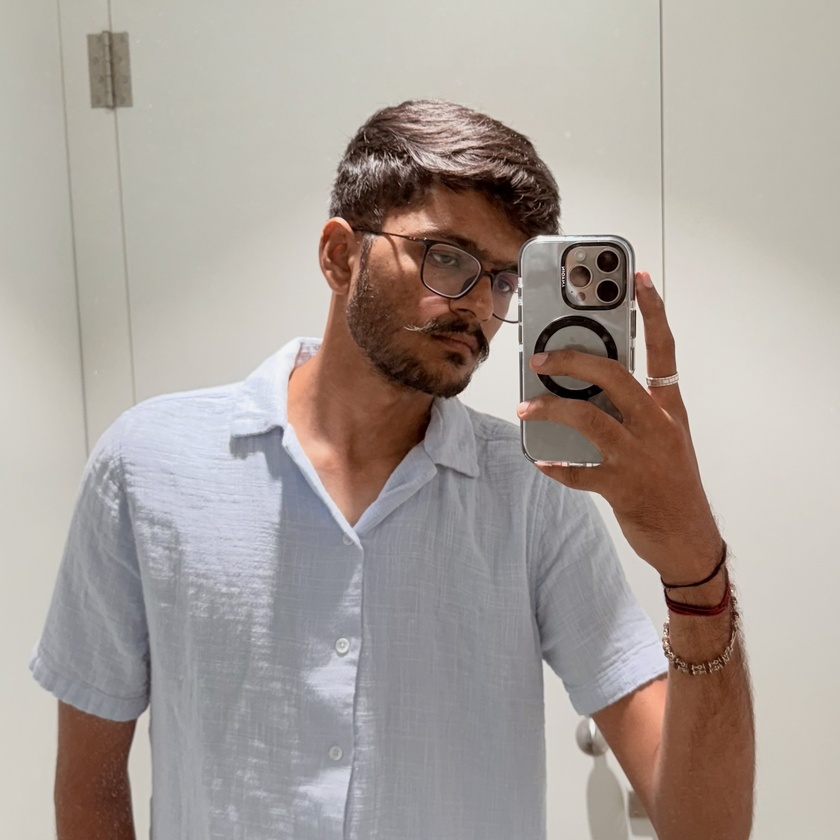
#> input picture apps/website/src/assets/profile.jpg, 840 x 840 px, shrunk from 2190 x 2190 before the run
$ python -i postprocessor.py   (imports and definitions only)
#> lines starting #> are read from the running program, lines starting #| are printed output that depends on the picture
#> further down, picture is the input picture: shape (840, 840, 3); mean B, G, R 153.3, 159.3, 168.7
import cv2
import numpy as np
import logging

logger = logging.getLogger(__name__)

class ImagePostprocessor:
    """
    Utilities for enhancing AI outputs (Post-Processing).
    """

    @staticmethod
    def auto_contrast(image: np.ndarray, clip_limit: float = 2.0) -> np.ndarray:
        """
        Apply CLAHE (Contrast Limited Adaptive Histogram Equalization) to L-channel.
        """
#> called with clip_limit = 1.2
        try:
            # Convert to LAB
            lab = cv2.cvtColor(image, cv2.COLOR_BGR2LAB)
#> lab: shape (840, 840, 3); mean of channels 0, 1, 2 167.9, 131.1, 132.9
            l, a, b = cv2.split(lab)
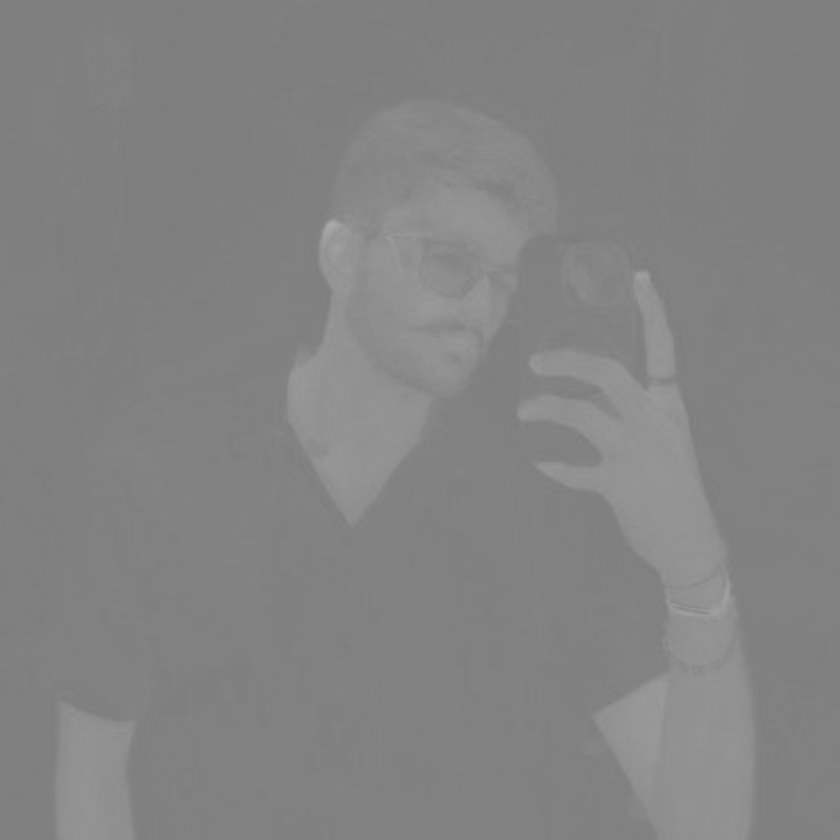
#> a: shape (840, 840); min 123, max 170, mean 131.1

            # Apply CLAHE to L-channel
            clahe = cv2.createCLAHE(clipLimit=clip_limit, tileGridSize=(8, 8))
            cl = clahe.apply(l)
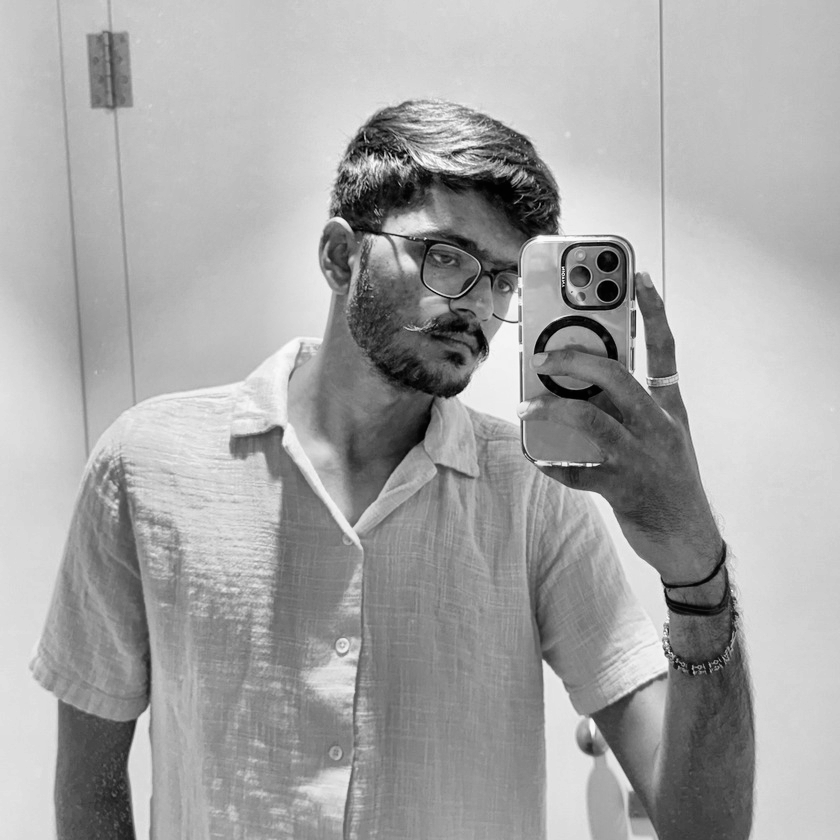
#> cl: shape (840, 840); min 1, max 255, mean 165.6

            # Merge
            limg = cv2.merge((cl, a, b))
#> limg: shape (840, 840, 3); mean of channels 0, 1, 2 165.6, 131.1, 132.9

            # Convert back to BGR
            return cv2.cvtColor(limg, cv2.COLOR_LAB2BGR)
        except Exception as e:
            logger.error(f"Auto contrast failed: {e}")
            return image

    @staticmethod
    def boost_saturation(image: np.ndarray, factor: float = 1.3) -> np.ndarray:
        """
        Boost saturation of the image.
        """
#> called with factor = 1.2
        try:
            hsv = cv2.cvtColor(image, cv2.COLOR_BGR2HSV).astype("float32")
            (h, s, v) = cv2.split(hsv)
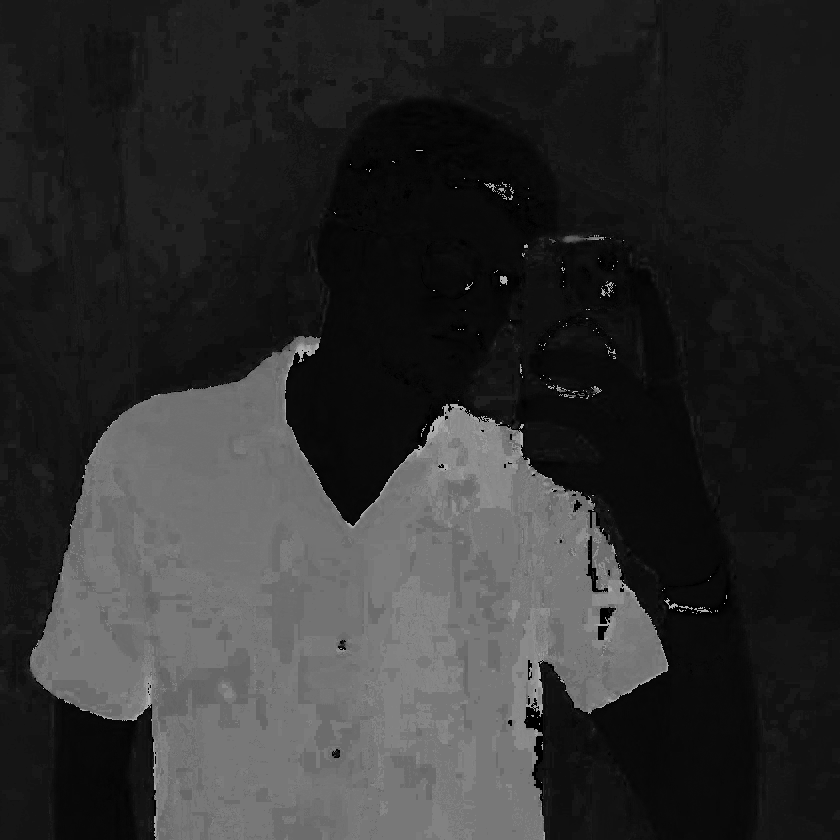
#> h: shape (840, 840) float32; min 0, max 179, mean 47.6
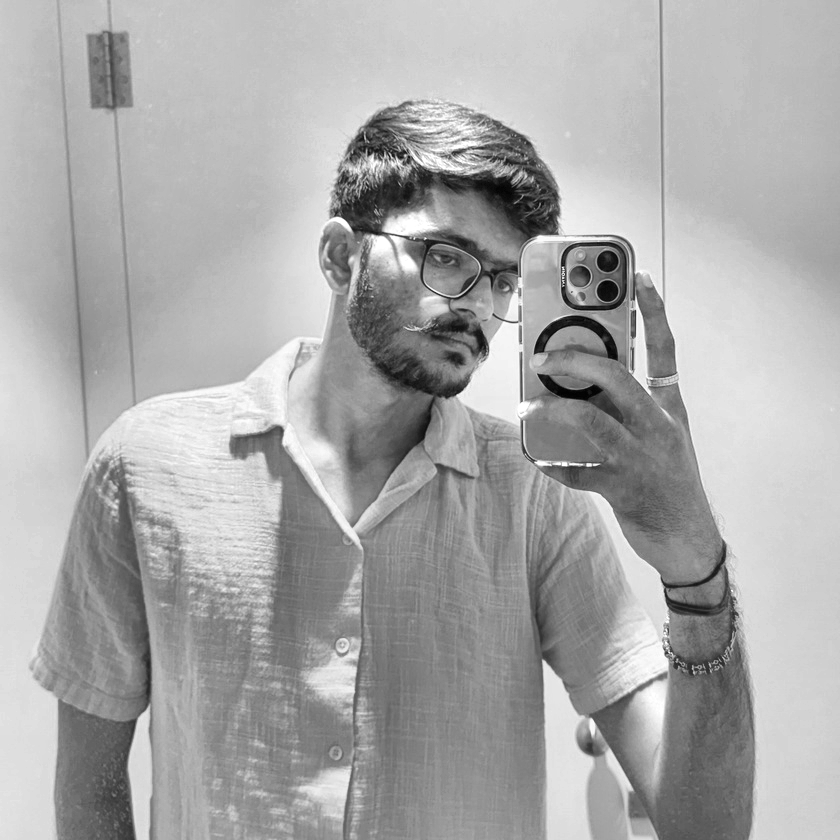
#> v: shape (840, 840) float32; min 2, max 255, mean 168.9

            s = s * factor
            s = np.clip(s, 0, 255)
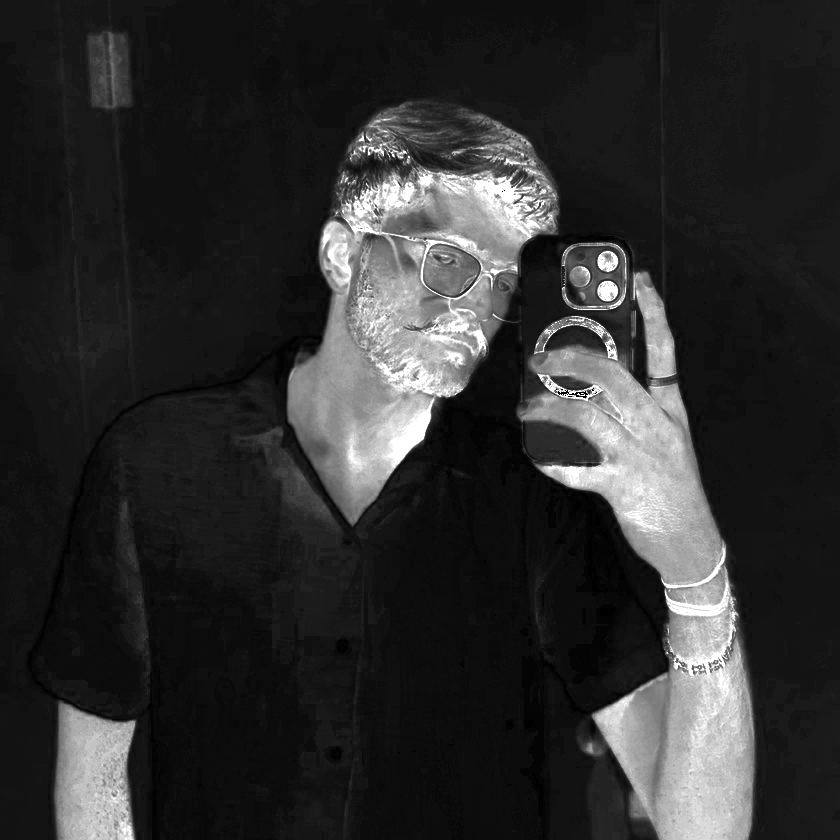
#> s: shape (840, 840) float32; min 0, max 255, mean 47

            hsv = cv2.merge([h, s, v])
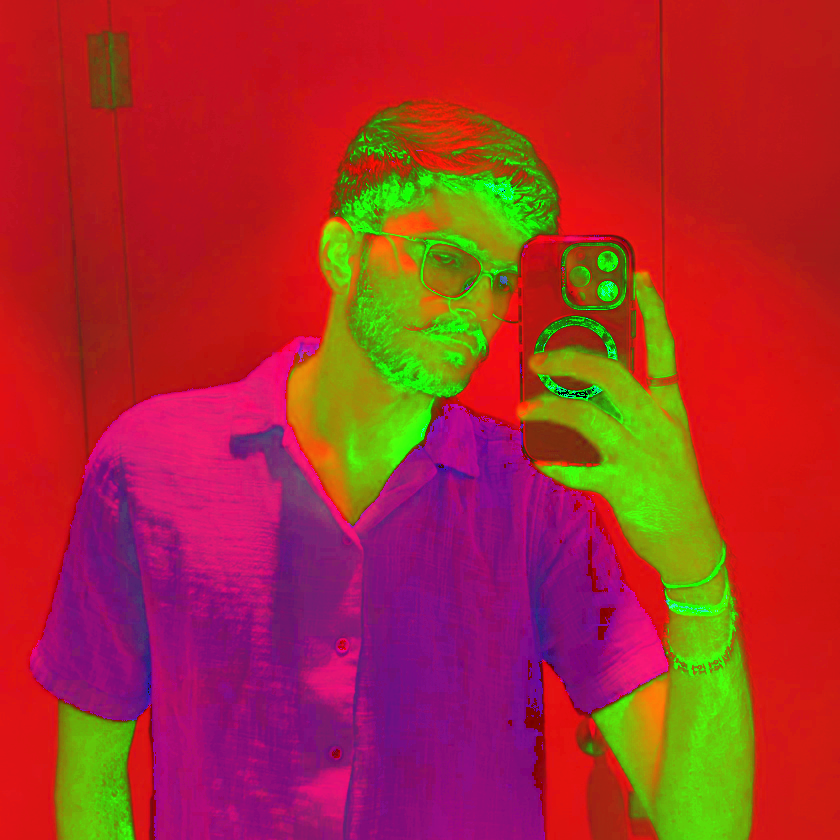
#> hsv: shape (840, 840, 3) float32; mean B, G, R 47.6, 47, 169
            return cv2.cvtColor(hsv.astype("uint8"), cv2.COLOR_HSV2BGR)
        except Exception as e:
            logger.error(f"Saturation boost failed: {e}")
            return image

    @staticmethod
    def sharpen(image: np.ndarray) -> np.ndarray:
        """
        Slight sharpening to crisp up details.
        """
        kernel = np.array([[0, -1, 0],
                           [-1, 5,-1],
                           [0, -1, 0]])
        return cv2.filter2D(image, -1, kernel)

    @staticmethod
    def enhance(image: np.ndarray, contrast: bool = True, saturation: bool = True) -> np.ndarray:
        """
        Pipeline for DeOldify results which are often washed out.
        """
        res = image
        if contrast:
            res = ImagePostprocessor.auto_contrast(res, clip_limit=1.2)
        if saturation:
            res = ImagePostprocessor.boost_saturation(res, factor=1.2)
        return res

>>> import cv2
>>> picture = cv2.imread('../../../../apps/website/src/assets/profile.jpg')
>>> result = ImagePostprocessor().enhance(picture)
